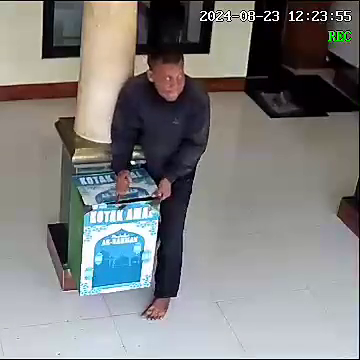
#> input picture frame 185 of dataset/video_1_masjid.mp4, 360 x 360 px, given in place of vid1.mp4, which was not available
$ python layouting.py
#> lines starting #> are read from the running program, lines starting #| are printed output that depends on the picture; pictures that were not available may be replaced by others from this repository, and a replacement may not be noted
import cv2
import numpy as np

# Load all 5 video sources
original = cv2.VideoCapture('test/vid1.mp4')
small1 = cv2.VideoCapture('test/vid2.mp4')
small2 = cv2.VideoCapture('test/vid1.mp4')
small3 = cv2.VideoCapture('test/vid2.mp4')
small4 = cv2.VideoCapture('test/vid1.mp4')

# Target sizes for layout
original_width, original_height = 960, 540
small_width, small_height = 480, 270

while True:
    ret0, frame0 = original.read()
#> frame0 is the input picture: shape (360, 360, 3); mean B, G, R 127.7, 128.3, 128.3
    ret1, frame1 = small1.read()
    ret2, frame2 = small2.read()
    ret3, frame3 = small3.read()
    ret4, frame4 = small4.read()

    if not all([ret0, ret1, ret2, ret3, ret4]):
        print("One of the videos ended or failed to load.")
        break

    # Resize each frame to its target size
    frame0 = cv2.resize(frame0, (original_width, original_height))
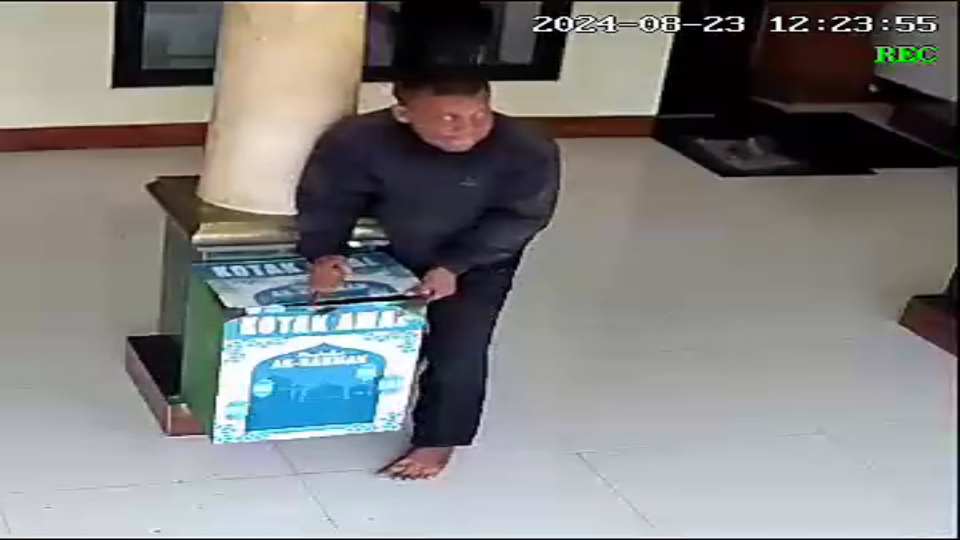
#> frame0: shape (540, 960, 3); mean B, G, R 127.7, 128.3, 128.3
    frame1 = cv2.resize(frame1, (small_width, small_height))
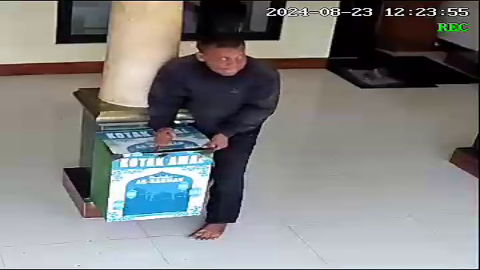
#> frame1: shape (270, 480, 3); mean B, G, R 127.6, 128.2, 128.2
    frame2 = cv2.resize(frame2, (small_width, small_height))
    frame3 = cv2.resize(frame3, (small_width, small_height))
    frame4 = cv2.resize(frame4, (small_width, small_height))

    # Create two rows of small videos
    top_small_row = np.hstack((frame1, frame2))
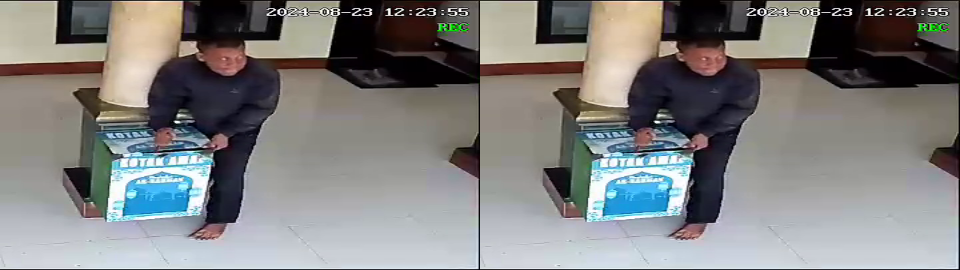
#> top_small_row: shape (270, 960, 3); mean B, G, R 127.6, 128.2, 128.2
    bottom_small_row = np.hstack((frame3, frame4))
    small_grid = np.vstack((top_small_row, bottom_small_row))
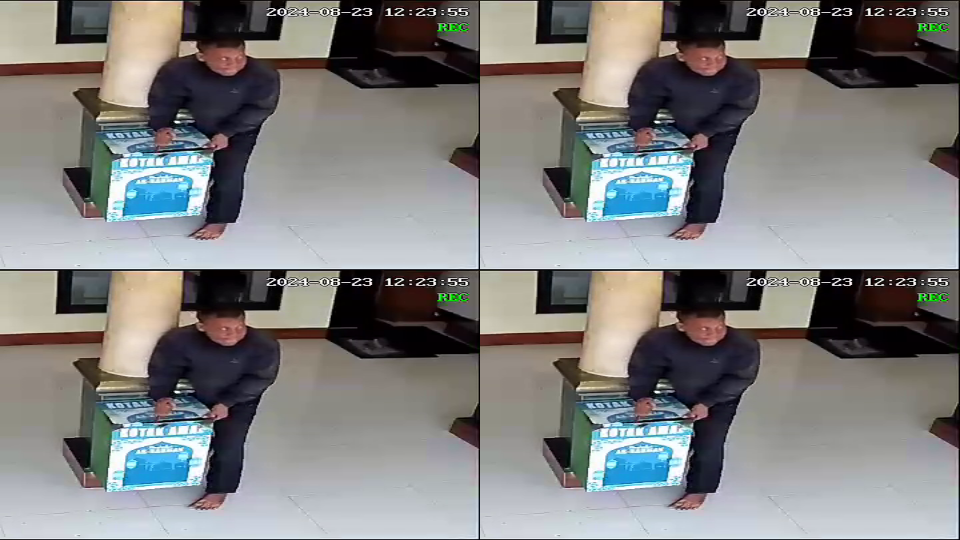
#> small_grid: shape (540, 960, 3); mean B, G, R 127.6, 128.2, 128.2

    # Combine original on top and the small grid below
    final_layout = np.vstack((frame0, small_grid))
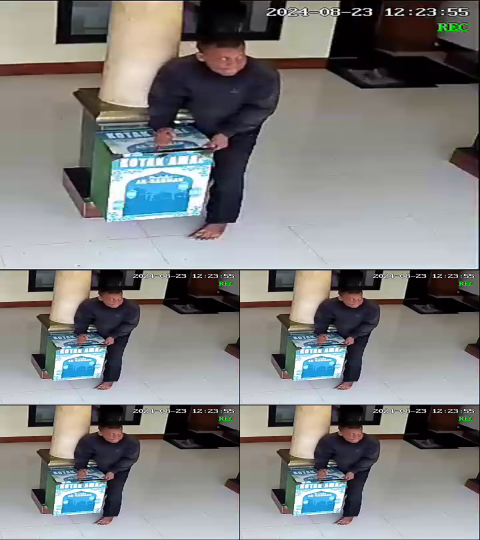
#> final_layout: shape (1080, 960, 3) (shown at 1/2 size); mean B, G, R 127.6, 128.3, 128.3

    # Show the result
    cv2.imshow("Custom Video Layout", final_layout)

    # Exit on 'q'
    if cv2.waitKey(30) & 0xFF == ord('q'):
#> (key q is pressed here)
        break

# Cleanup
original.release()
small1.release()
small2.release()
small3.release()
small4.release()
cv2.destroyAllWindows()

$ run again, starting later in the video
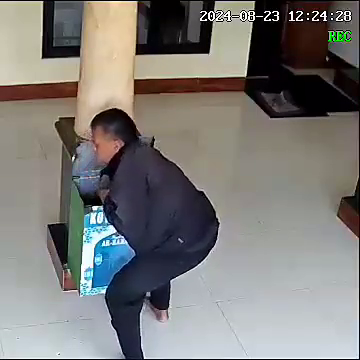
#> input picture frame 834 of dataset/video_1_masjid.mp4, 360 x 360 px, given in place of vid1.mp4, which was not available
#> frame0 is the input picture: shape (360, 360, 3); mean B, G, R 120.7, 123.3, 125.1
#> frame0: shape (540, 960, 3)
#> `small_grid = np.vstack((top_small_row, bottom_small_row))`:
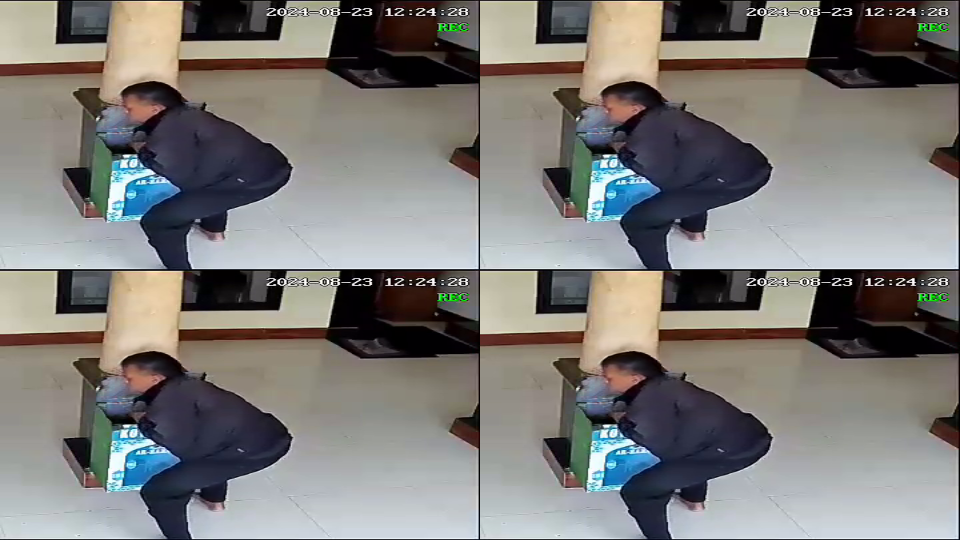
#> small_grid: shape (540, 960, 3); mean B, G, R 120.6, 123.2, 125
#> `final_layout = np.vstack((frame0, small_grid))`:
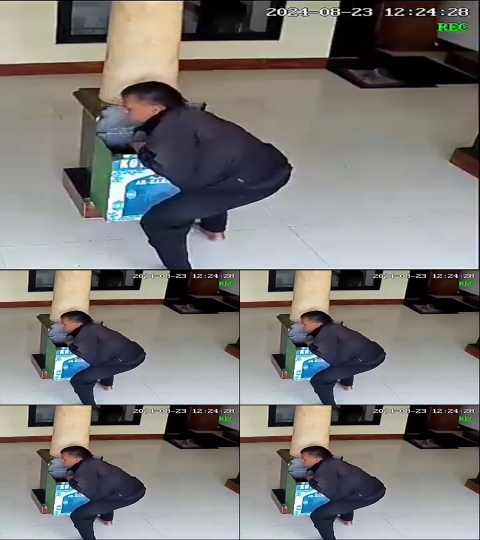
#> final_layout: shape (1080, 960, 3) (shown at 1/2 size); mean B, G, R 120.6, 123.2, 125

$ run again, starting later in the video
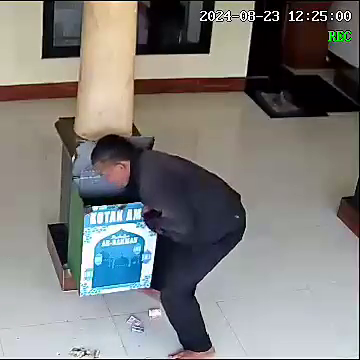
#> input picture frame 1483 of dataset/video_1_masjid.mp4, 360 x 360 px, given in place of vid1.mp4, which was not available
#> frame0 is the input picture: shape (360, 360, 3); mean B, G, R 122.8, 125.3, 126.2
#> frame0: shape (540, 960, 3)
#> `small_grid = np.vstack((top_small_row, bottom_small_row))`:
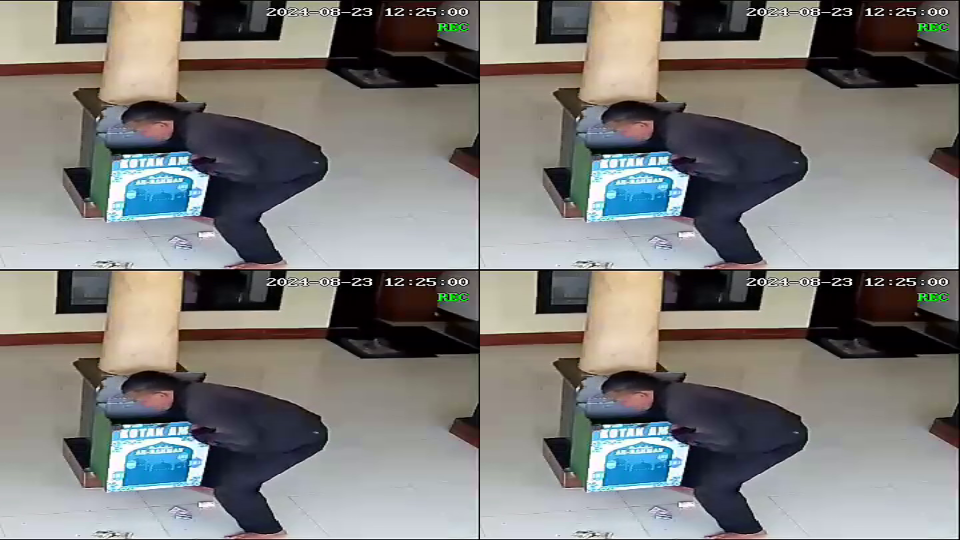
#> small_grid: shape (540, 960, 3); mean B, G, R 122.7, 125.2, 126.1
#> `final_layout = np.vstack((frame0, small_grid))`:
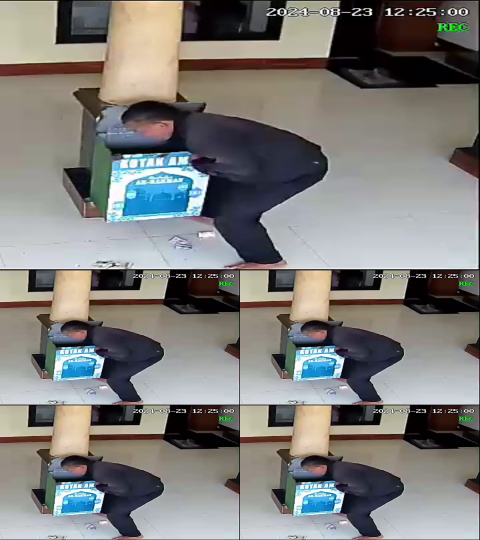
#> final_layout: shape (1080, 960, 3) (shown at 1/2 size); mean B, G, R 122.7, 125.2, 126.2
